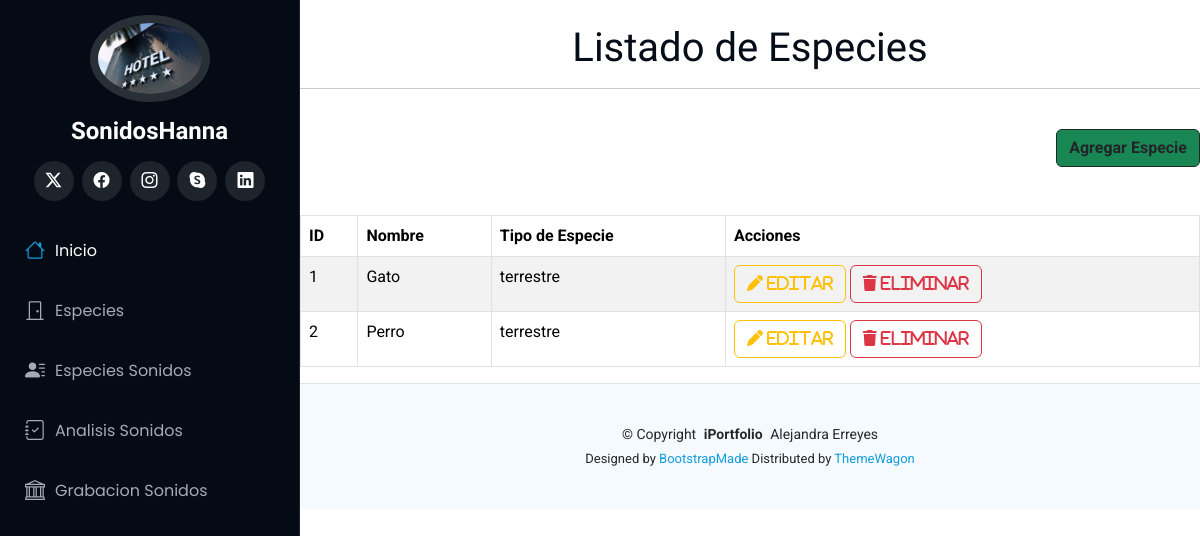
/, run on an earlier commit of the app's database.
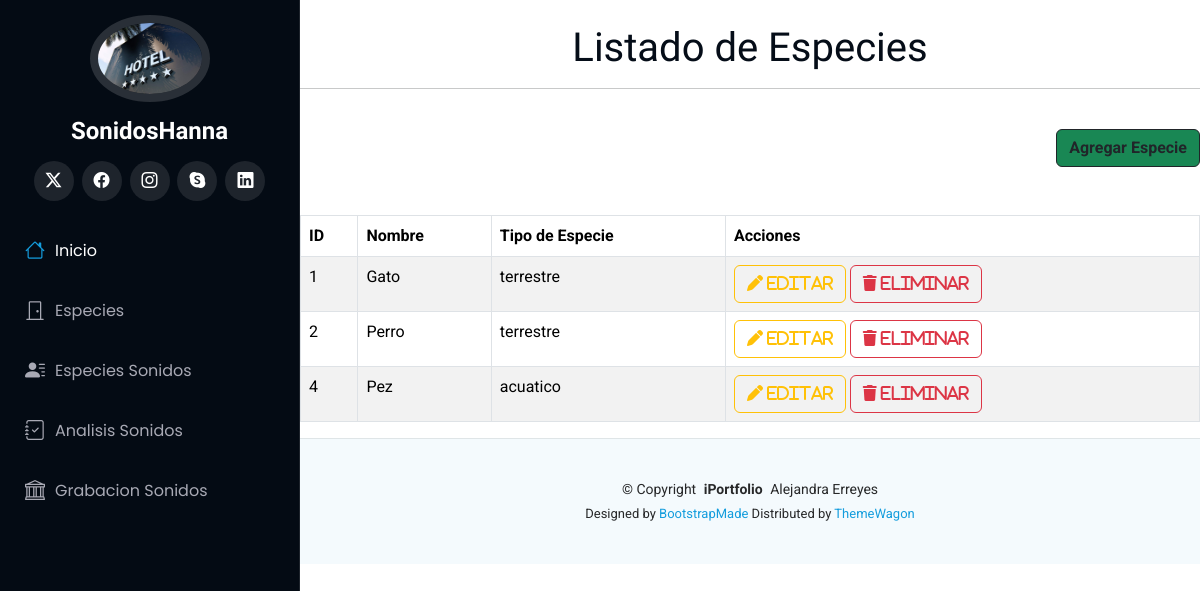
And on a later commit of the database.
### Aplicaciones/Especies/models.py (models this page shows, shortened)
class Especie(models.Model):
    id = models.AutoField(primary_key=True)
    nombre = models.CharField(max_length=100)
    tipo_especie = models.CharField(max_length=100)

### Aplicaciones/Especies/views.py (the view)
# urls.py: path('', views.inicioEspecie),
def inicioEspecie(request):
    listadoEspecies = Especie.objects.all()
    return render(request, "inicioEspecie.html", {'especies': listadoEspecies})

### Aplicaciones/Especies/templates/inicioEspecie.html (shortened to what this page needs)
{% extends './plantilla.html' %}
{% block contenido %}
<br>
<h1 style="text-align: center;">Listado de Especies</h1>
<hr>
<br>
<div class="text-end">
    <a href="nuevaEspecie" class="btn btn-dark bg-success text-dark"><b>Agregar Especie</b></a>
</div>
<br><br>
<table class="table table-bordered table-striped table-hover">
    <thead class="bg-success">
        <tr>
            <th>ID</th>
            <th>Nombre</th>
            <th>Tipo de Especie</th>
            <th>Acciones</th>
        </tr>
    </thead>
    <tbody>
        {% for especie in especies %}
        <tr>
            <td>{{ especie.id }}</td>
            <td>{{ especie.nombre }}</td>
            <td>{{ especie.tipo_especie }}</td>
            <td>
                <a href="editarEspecie/{{ especie.id }}" class="btn btn-outline-warning">
                    <i class="fa fa-pen"> editar</i>
                </a>
                <a href="#" class="btn btn-outline-danger" onclick="confirmarEliminacion('{{ especie.id }}')">
                    <i class="fa fa-trash"> eliminar</i>
                </a>
            </td>
        </tr>
        {% endfor %}
    </tbody>
</table>
{% endblock %}

What changed in the data, as far as the page shows it:
added Especie: id "4", nombre "Pez", tipo_especie "acuatico"
